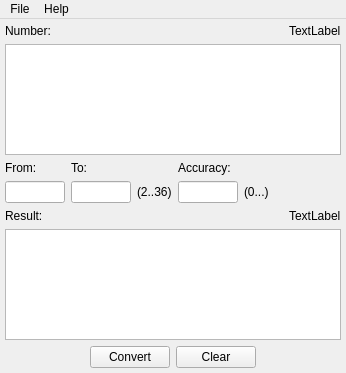
<?xml version="1.0" encoding="UTF-8"?>
<ui version="4.0">
 <class>MainWindow</class>
 <widget class="QMainWindow" name="MainWindow">
  <property name="geometry">
   <rect>
    <x>0</x>
    <y>0</y>
    <width>346</width>
    <height>373</height>
   </rect>
  </property>
  <property name="windowTitle">
   <string>NumberConverter</string>
  </property>
  <widget class="QWidget" name="centralWidget">
   <layout class="QGridLayout" name="gridLayout_4">
    <property name="leftMargin">
     <number>5</number>
    </property>
    <property name="topMargin">
     <number>5</number>
    </property>
    <property name="rightMargin">
     <number>5</number>
    </property>
    <property name="bottomMargin">
     <number>5</number>
    </property>
    <item row="0" column="0">
     <layout class="QGridLayout" name="gridLayout" columnstretch="1,0">
      <item row="0" column="0">
       <widget class="QLabel" name="label">
        <property name="text">
         <string>Number:</string>
        </property>
       </widget>
      </item>
      <item row="0" column="1">
       <widget class="QLabel" name="label_5">
        <property name="text">
         <string>TextLabel</string>
        </property>
       </widget>
      </item>
      <item row="1" column="0" colspan="2">
       <widget class="QPlainTextEdit" name="plainTextEdit">
        <property name="font">
         <font>
          <family>Lucida Console</family>
          <pointsize>9</pointsize>
         </font>
        </property>
        <property name="tabChangesFocus">
         <bool>true</bool>
        </property>
       </widget>
      </item>
     </layout>
    </item>
    <item row="2" column="0">
     <layout class="QGridLayout" name="gridLayout_2" columnstretch="1,0">
      <item row="0" column="0">
       <widget class="QLabel" name="label_4">
        <property name="text">
         <string>Result:</string>
        </property>
       </widget>
      </item>
      <item row="0" column="1">
       <widget class="QLabel" name="label_6">
        <property name="text">
         <string>TextLabel</string>
        </property>
       </widget>
      </item>
      <item row="1" column="0" colspan="2">
       <widget class="QPlainTextEdit" name="plainTextEdit_2">
        <property name="font">
         <font>
          <family>Lucida Console</family>
          <pointsize>9</pointsize>
         </font>
        </property>
        <property name="readOnly">
         <bool>true</bool>
        </property>
       </widget>
      </item>
     </layout>
    </item>
    <item row="3" column="0">
     <layout class="QHBoxLayout" name="horizontalLayout">
      <item>
       <spacer name="horizontalSpacer_2">
        <property name="orientation">
         <enum>Qt::Horizontal</enum>
        </property>
        <property name="sizeHint" stdset="0">
         <size>
          <width>40</width>
          <height>20</height>
         </size>
        </property>
       </spacer>
      </item>
      <item>
       <widget class="QPushButton" name="pushButton">
        <property name="text">
         <string>Convert</string>
        </property>
        <property name="autoDefault">
         <bool>false</bool>
        </property>
        <property name="default">
         <bool>false</bool>
        </property>
       </widget>
      </item>
      <item>
       <widget class="QPushButton" name="pushButton_2">
        <property name="text">
         <string>Clear</string>
        </property>
        <property name="flat">
         <bool>false</bool>
        </property>
       </widget>
      </item>
      <item>
       <spacer name="horizontalSpacer_3">
        <property name="orientation">
         <enum>Qt::Horizontal</enum>
        </property>
        <property name="sizeHint" stdset="0">
         <size>
          <width>40</width>
          <height>20</height>
         </size>
        </property>
       </spacer>
      </item>
     </layout>
    </item>
    <item row="1" column="0">
     <layout class="QGridLayout" name="gridLayout_3" columnstretch="0,0,0,0,0,0">
      <item row="0" column="1">
       <widget class="QLabel" name="label_3">
        <property name="text">
         <string>To:</string>
        </property>
       </widget>
      </item>
      <item row="1" column="0">
       <widget class="QLineEdit" name="lineEdit">
        <property name="maximumSize">
         <size>
          <width>60</width>
          <height>16777215</height>
         </size>
        </property>
        <property name="font">
         <font>
          <family>Lucida Console</family>
          <pointsize>9</pointsize>
         </font>
        </property>
       </widget>
      </item>
      <item row="1" column="5">
       <spacer name="horizontalSpacer">
        <property name="orientation">
         <enum>Qt::Horizontal</enum>
        </property>
        <property name="sizeHint" stdset="0">
         <size>
          <width>40</width>
          <height>20</height>
         </size>
        </property>
       </spacer>
      </item>
      <item row="1" column="2">
       <widget class="QLabel" name="label_7">
        <property name="text">
         <string>(2..36)</string>
        </property>
       </widget>
      </item>
      <item row="0" column="3">
       <widget class="QLabel" name="label_8">
        <property name="text">
         <string>Accuracy:</string>
        </property>
       </widget>
      </item>
      <item row="0" column="0">
       <widget class="QLabel" name="label_2">
        <property name="text">
         <string>From:</string>
        </property>
       </widget>
      </item>
      <item row="1" column="3">
       <widget class="QLineEdit" name="lineEdit_3">
        <property name="maximumSize">
         <size>
          <width>60</width>
          <height>16777215</height>
         </size>
        </property>
        <property name="font">
         <font>
          <family>Lucida Console</family>
          <pointsize>9</pointsize>
         </font>
        </property>
       </widget>
      </item>
      <item row="1" column="1">
       <widget class="QLineEdit" name="lineEdit_2">
        <property name="maximumSize">
         <size>
          <width>60</width>
          <height>16777215</height>
         </size>
        </property>
        <property name="font">
         <font>
          <family>Lucida Console</family>
          <pointsize>9</pointsize>
         </font>
        </property>
       </widget>
      </item>
      <item row="1" column="4">
       <widget class="QLabel" name="label_9">
        <property name="text">
         <string>(0...)</string>
        </property>
       </widget>
      </item>
     </layout>
    </item>
   </layout>
  </widget>
  <widget class="QMenuBar" name="menuBar">
   <property name="geometry">
    <rect>
     <x>0</x>
     <y>0</y>
     <width>346</width>
     <height>21</height>
    </rect>
   </property>
   <widget class="QMenu" name="menu">
    <property name="title">
     <string>File</string>
    </property>
    <addaction name="action"/>
   </widget>
   <widget class="QMenu" name="menu_2">
    <property name="title">
     <string>Help</string>
    </property>
    <addaction name="action_3"/>
   </widget>
   <addaction name="menu"/>
   <addaction name="menu_2"/>
  </widget>
  <action name="action">
   <property name="text">
    <string>Exit</string>
   </property>
  </action>
  <action name="action_2">
   <property name="text">
    <string>О программе...</string>
   </property>
  </action>
  <action name="action_3">
   <property name="text">
    <string>Grammar</string>
   </property>
  </action>
 </widget>
 <layoutdefault spacing="6" margin="11"/>
 <tabstops>
  <tabstop>plainTextEdit</tabstop>
  <tabstop>lineEdit</tabstop>
  <tabstop>lineEdit_2</tabstop>
  <tabstop>lineEdit_3</tabstop>
  <tabstop>plainTextEdit_2</tabstop>
  <tabstop>pushButton</tabstop>
  <tabstop>pushButton_2</tabstop>
 </tabstops>
 <resources/>
 <connections/>
</ui>
